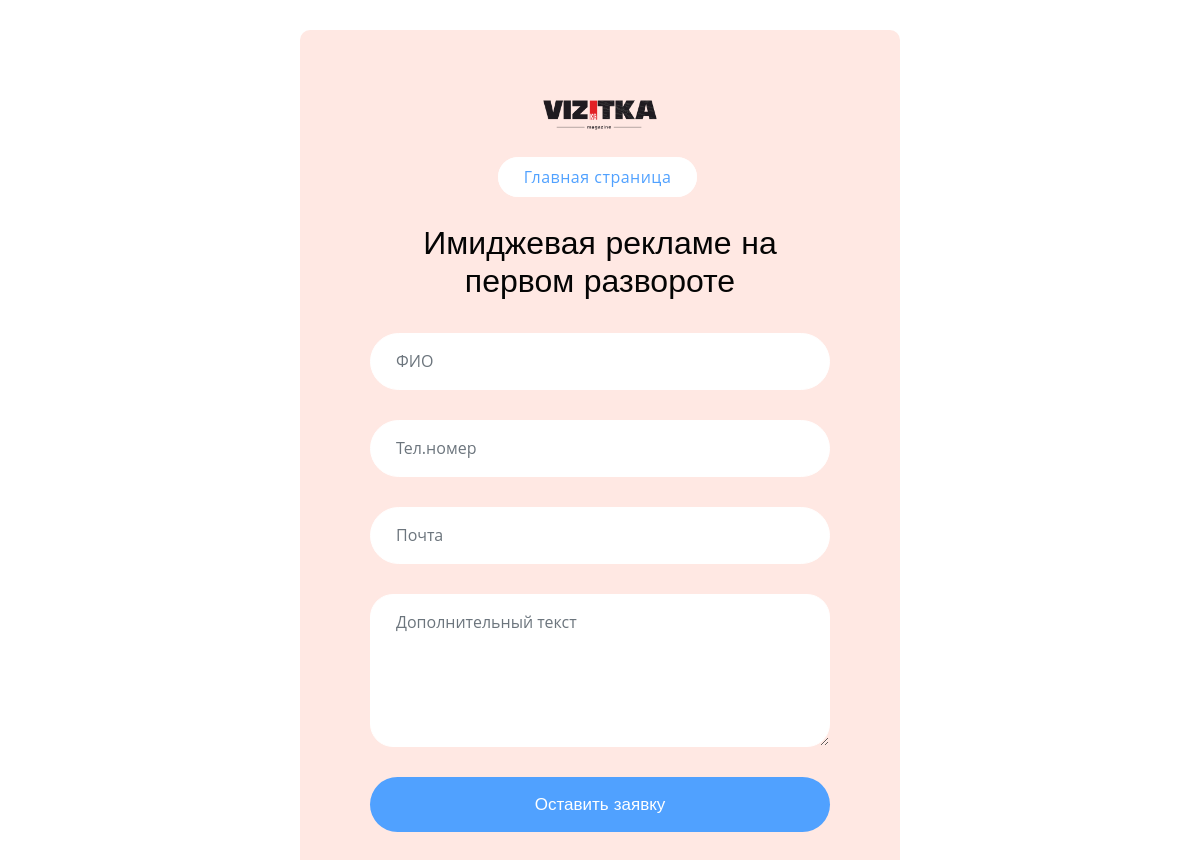
The page /service_magazine_form/3/ on the database its author committed.
### apps/index/models.py (models this page shows, shortened)
class Settings(models.Model):
    title = models.CharField(
        max_length=255,
        verbose_name="Название сайта"
    )
    descriptions = models.TextField(
        verbose_name="Информационный текст",
        blank=True,null=True
    )
    logo = models.ImageField(
        upload_to="logo/",
        verbose_name="Логотип для темного фона"
    )
    logo_white = models.ImageField(
        upload_to="logo/",
        verbose_name="Логотип для темного фона"
    )
    phone = models.CharField(
        max_length=255,
        verbose_name='Телефон номер'
    )
    email = models.EmailField(
        max_length=255,
        verbose_name='Почта'
        )
    location = models.CharField(
        max_length=255,
        verbose_name='Адрес'
    )
    whatsapp = models.URLField(
        verbose_name='Whatspp URL',
        blank=True, null=True
    )
    instagram = models.URLField(
        verbose_name='Instagram URL',
        blank=True, null=True
    )
    youtube = models.URLField(
        verbose_name='Youtube URL',
        blank=True, null=True
    )
    facebook = models.URLField(
        verbose_name='Facebook URL',
        blank=True, null=True
    )
    class Meta:
            verbose_name = "Основная настройка"
            verbose_name_plural = "Основные настройки"

### apps/blog/models.py (models this page shows, shortened)
class Magazine(models.Model):
    image = ResizedImageField(
        force_format="WEBP",
        quality=100,
        upload_to='service/',
        verbose_name="Баннер в размере 267х189",
        blank = True, null = True
    )
    title = models.CharField(
        max_length=255,
        verbose_name='Название услуги'
    )
    price = models.CharField(
        max_length=255,
        verbose_name="Цена"
    )
    descriptions = RichTextField(
        verbose_name="Информационный текст",
        blank=True,null=True
    )
    class Meta:
        verbose_name = "Услуга Журнала"
        verbose_name_plural = "Услуги Журнала"

### apps/blog/views.py (the view, shortened to what this page needs)
# urls.py: path('service_magazine_form/<int:id>/', views.service_magazine_form,name = "service_magazine_form"),
def service_magazine_form(request, id):
    setting = models.Settings.objects.latest('id')
    magazine = Magazine.objects.get(id=id)
    return render(request, 'servise/service_magazine_form.html', locals())

### templates/servise/service_magazine_form.html (shortened to what this page needs)
{% load static %}
{% load socialaccount %}
<!DOCTYPE html>
<html lang="zxx">
<head>
    <link type="text/css" rel="stylesheet" href="{% static 'register_assets/css/bootstrap.min.css' %}">
    <link type="text/css" rel="stylesheet" href="{% static 'register_assets/fonts/font-awesome/css/font-awesome.min.css' %}">
    <link type="text/css" rel="stylesheet" href="{% static 'register_assets/fonts/flaticon/font/flaticon.css' %}">
    <link type="text/css" rel="stylesheet" href="{% static 'register_assets/css/style.css' %}">
</head>
<body id="top">
<div class="login-32">
    <div class="login-32-inner">
        <div class="container">
            <div class="row">
                <div class="col-md-12">
                    <div class="form-section">
                        <div class="logo">
                            <a href="{% url 'index'%}">
                               <img src="{{setting.logo.url}}" alt="logo">
                            </a>
                        </div>
                        <div class="btn-section">
                            <a href="{% url 'login' %}" class="link-btn active">Главная страница</a>
                        </div>
                        <div class="login-inner-form">
                            <h2>{{magazine.title}}</h2>
                            <br>
                            <form method="POST">
                                <div class="form-group form-box">
                                    <input type="text" name="name" class="form-control" placeholder="ФИО" aria-label="ФИО">
                                </div>
                                <div class="form-group form-box">
                                    <input type="phone" name="phone" class="form-control" autocomplete="off" placeholder="Тел.номер" aria-label="Тел.номер">
                                </div>
                                <div class="form-group form-box">
                                    <input type="email" name="email" class="form-control" autocomplete="off" placeholder="Почта" aria-label="Почта">
                                </div>
                                <div class="form-group form-box">
                                    <textarea name="message" class="form-control" rows="5" placeholder="Дополнительный текст" style = " border-radius: 23px;" aria-label="Дополнительный текст"></textarea>
                                </div>
                                <div class="form-group mb-0">
                                    <button name = "service_form" type="submit" class="btn-md btn-theme w-100">Оставить заявку</button>
                                </div>
                            </form>
                        </div>
                    </div>
                </div>
            </div>
        </div>
    </div>
</div>
</body>
</html>

### rows shown on the page
Settings: logo (picture)
Magazine: title "Имиджевая рекламе на первом развороте"
